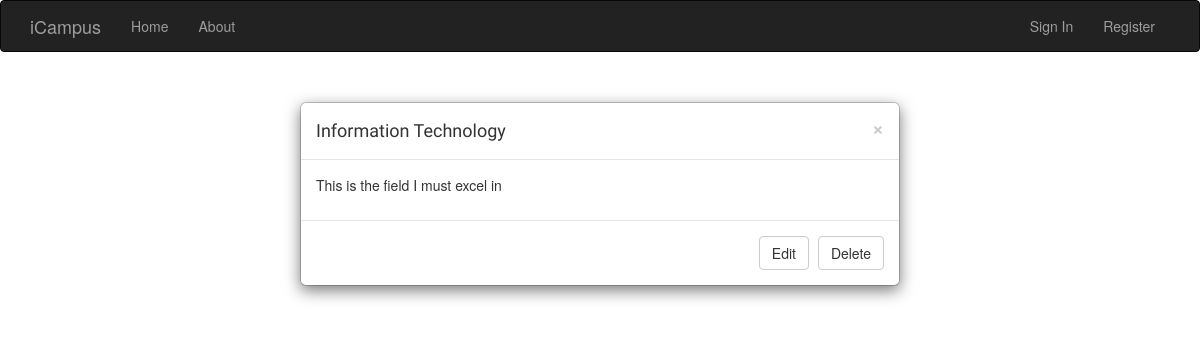
/cms/cat/1, run on an earlier commit of the app's database.
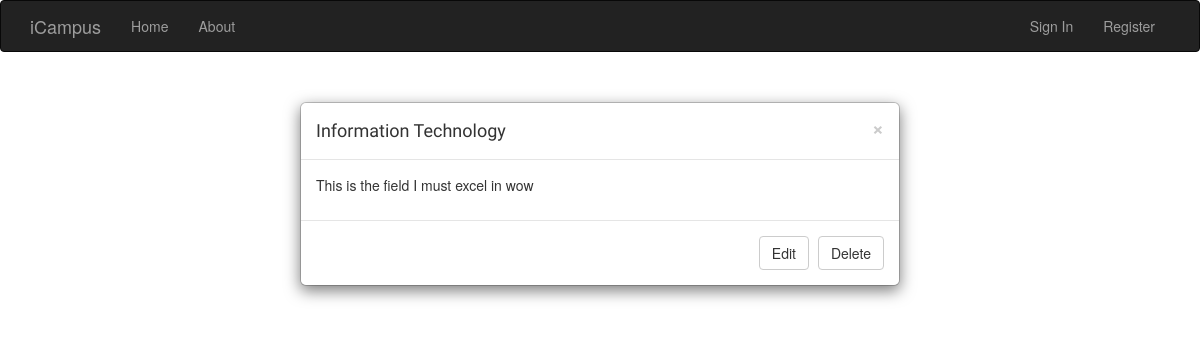
And on a later commit of the database.
### app/models.py (models this page shows, shortened)
class Category(db.Model):
    __tablename__ = 'categories'
    id = db.Column(db.Integer, primary_key=True)
    name = db.Column(db.String(64))
    overview = db.Column(db.Text)
    careers = db.relationship('Career', backref='category', lazy='dynamic')

### app/main/views.py (the view)
@main.route('/cms/cat/<int:id>')
def ret_cat(id):
    category = Category.query.filter_by(id=id).first()
    return render_template('cms_cat_detail.html', category=category)

### app/main/__init__.py (called while the page is built)
@main.app_context_processor
def inject_permissions():
    return dict(Permission=Permission)

### app/models.py (called while the page is built)
    def can(self, permissions):
        return False

### app/templates/cms_cat_detail.html (shortened to what this page needs)
{% extends 'base.html' %}
{% block page_content %}
<div class="modal-dialog" role="document">
        <div class="modal-content">
            <div class="modal-header">
                <button type="button" class="close" data-dismiss="modal" aria-label="Close"><span aria-hidden="true">&times;</span></button>
                <h4 class="modal-title" id="myModalLabel">{{ category.name }}</h4>
           </div>
        <div class="modal-body">
			<p>{{ category.overview }}</p>
        </div>
        <div class="modal-footer">
            <a href="{{ url_for('main.edit_cat', id=category.id) }}" type="button" class="btn btn-default" data-dismiss="modal">Edit</a>
            <a href="{{ url_for('main.delete_cat', id=category.id) }}" type="button" class="btn btn-default" data-dismiss="modal">Delete</a>
        </div>
    </div>
</div>
{% endblock %}

### app/templates/base.html (shortened to what this page needs)
{% extends "bootstrap/base.html" %}
{% block head %}
    {{ super() }}
    <link rel="stylesheet" href="{{ url_for('static', filename = 'css/base.css') }}">
    <link rel="stylesheet" href="{{ url_for('static', filename = 'css/comment.css') }}">
{% endblock %}
{% block navbar %}
<div class="navbar navbar-inverse" role="navigation">
    <div class="container">
        <div class="navbar-header">
            <a class="navbar-brand" href="/">iCampus</a>
        </div>
        <div class="navbar-collapse collapse">
            <ul class="nav navbar-nav">
                <li><a href="/">Home</a></li>
                <li><a href="/about">About</a></li>
            </ul>
            <ul class="nav navbar-nav navbar-right">
                {% if current_user.is_authenticated %}
                <li style=""><a href="">{{ current_user.username | capitalize }}</a></li>
                <li><a href="{{ url_for('auth.logout') }}">Sign Out</a></li>
                {% else %}
                <li><a href="{{ url_for('auth.login') }}">Sign In</a></li>
                <li><a href="{{ url_for('auth.register') }}">Register</a></li>
                {% endif %}
            </ul>
        </div>
    </div>
</div>
{% endblock %}
{% block content %}
<div class="container">
    {% block page_content %}{% endblock %}
</div>
{% endblock %}

### app/static/css/base.css (style rules this page uses)
h1, h2, h3, h4, h5 , h6 { font-family: 'Ubuntu', sans-serif; font-weight:normal; }
a { text-decoration:none; color:#5993bb; }

What changed in the data, as far as the page shows it:
changed Category "Information Technology": overview "This is the field I must excel in" → "This is the field I must excel in wow"
